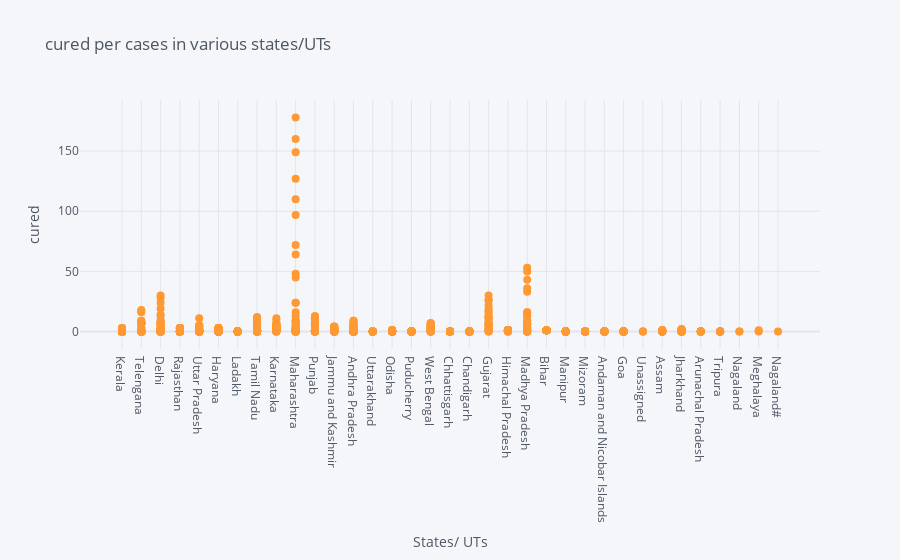

Notebook code cell kept with this figure:
### Code cell
plt.figure(figsize=(6,6))

covid_data.iplot(kind= 'scatter', x= 'State/UnionTerritory' , y= 'Deaths',mode = 'markers', 
                 size= 8,title='cured per cases in various states/UTs', xTitle='States/ UTs', yTitle='cured')

### Figure 1 — Plotly figure (JSON) as saved in the notebook; plotly's stock layout.template omitted (floating-point values rounded to 4 significant figures; data arrays with more than 128 entries replaced by an {"elided": "..."} marker saying what was removed)
{"data": [{"line": {"color": "rgba(255, 153, 51, 1.0)", "dash": "solid", "shape": "linear", "width": 1.3}, "marker": {"size": 8, "symbol": "circle"}, "mode": "markers", "name": "Deaths", "text": "", "type": "scatter", "x": {"elided": "992 str values"}, "y": {"elided": "992 int values"}}], "layout": {"legend": {"bgcolor": "#F5F6F9", "font": {"color": "#4D5663"}}, "paper_bgcolor": "#F5F6F9", "plot_bgcolor": "#F5F6F9", "title": {"font": {"color": "#4D5663"}, "text": "cured per cases in various states/UTs"}, "xaxis": {"gridcolor": "#E1E5ED", "showgrid": true, "tickfont": {"color": "#4D5663"}, "title": {"font": {"color": "#4D5663"}, "text": "States/ UTs"}, "zerolinecolor": "#E1E5ED"}, "yaxis": {"gridcolor": "#E1E5ED", "showgrid": true, "tickfont": {"color": "#4D5663"}, "title": {"font": {"color": "#4D5663"}, "text": "cured"}, "zerolinecolor": "#E1E5ED"}}}
